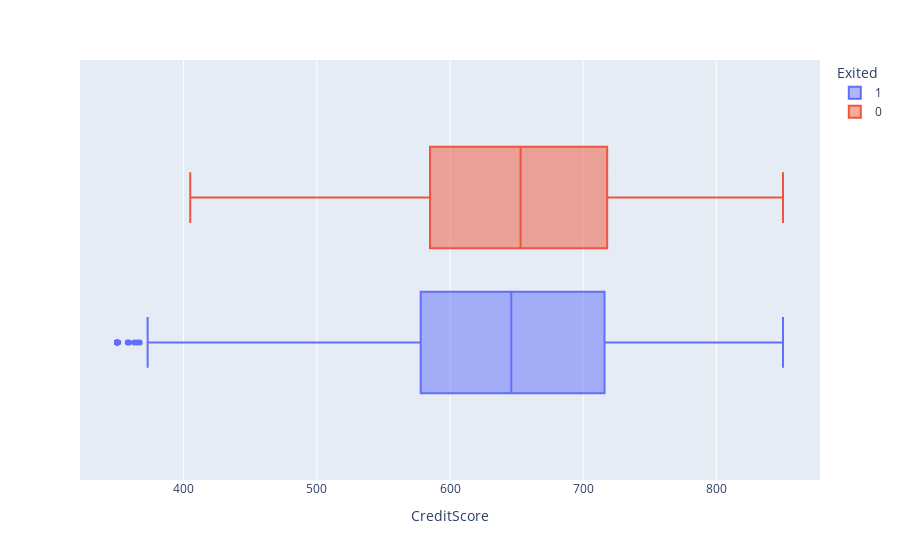

Source (notebook cell):
### Code cell
categories=[1, 0]
box_data = churn_data_df[churn_data_df['Exited'].isin(categories)]
fig = px.box(data_frame = box_data, x = 'CreditScore', color='Exited')
fig.show()

### Figure 1 — Plotly figure (JSON) as saved in the notebook; plotly's stock layout.template omitted (floating-point values rounded to 4 significant figures; data arrays with more than 128 entries replaced by an {"elided": "..."} marker saying what was removed)
{"data": [{"alignmentgroup": "True", "hovertemplate": "Exited=1<br>CreditScore=%{x}<extra></extra>", "legendgroup": "1", "marker": {"color": "#636efa"}, "name": "1", "notched": false, "offsetgroup": "1", "orientation": "h", "showlegend": true, "type": "box", "x": {"elided": "2037 int values"}, "x0": " ", "xaxis": "x", "y0": " ", "yaxis": "y"}, {"alignmentgroup": "True", "hovertemplate": "Exited=0<br>CreditScore=%{x}<extra></extra>", "legendgroup": "0", "marker": {"color": "#EF553B"}, "name": "0", "notched": false, "offsetgroup": "0", "orientation": "h", "showlegend": true, "type": "box", "x": {"elided": "7963 int values"}, "x0": " ", "xaxis": "x", "y0": " ", "yaxis": "y"}], "layout": {"boxmode": "group", "legend": {"title": {"text": "Exited"}, "tracegroupgap": 0}, "margin": {"t": 60}, "xaxis": {"anchor": "y", "domain": [0, 1], "title": {"text": "CreditScore"}}, "yaxis": {"anchor": "x", "domain": [0, 1]}}}
